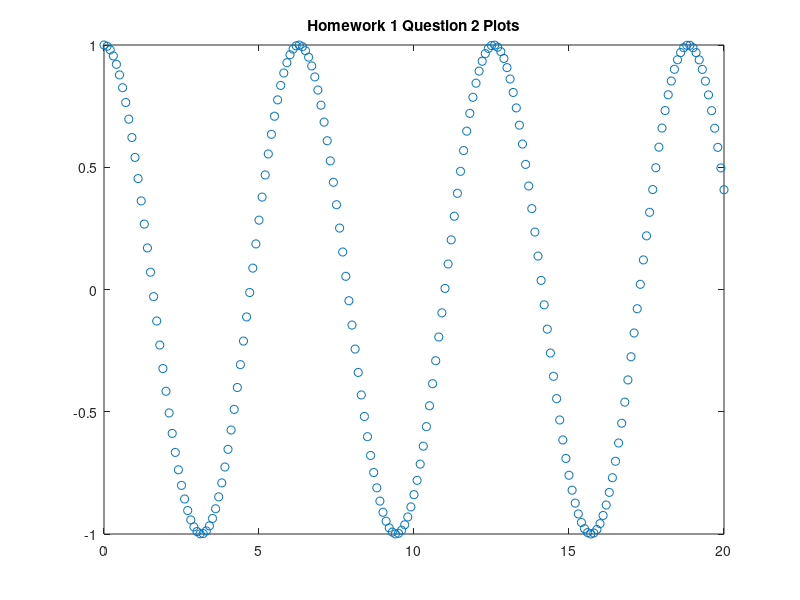

MATLAB code for this plot:
%Timothy Roche
%Question 2 HW 1
%Weapon Systems

INC = 0.1;
MAX_VALUE = int64(floor(20/INC)); %Getting around floating point issues
i = 0;
x = [];
y = [];
while (i <= MAX_VALUE)
    newX = i*INC;
    x = [x, newX];
    y = [y, cos(newX)];
    i = i + 1;
end
plot(x,y,'o');
title("Homework 1 Question 2 Plots");